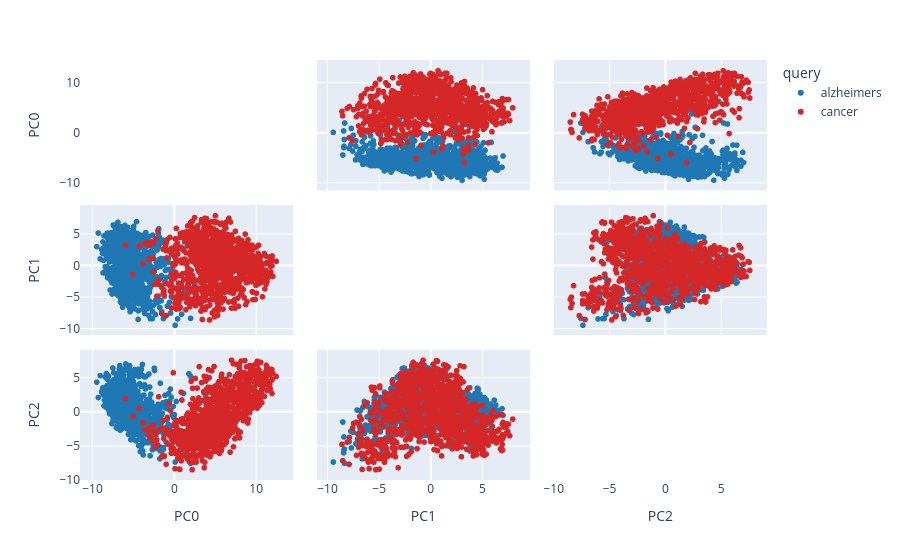

Here is the notebook cell this chart was saved with:
### Code cell
# https://plotly.com/python/pca-visualization/

labels = {
    str(i): f"PC {i+1} ({var:.1f}%)"
    for i, var in enumerate(pca.explained_variance_ratio_ * 100)
}

color_map = {
    "alzheimers": "#1f77b4",
    "cancer": "#d62728"
}

fig = px.scatter_matrix(
    embeddings_pca,
    labels=labels,
    dimensions=['PC0', 'PC1', 'PC2'],
    color='query',
    color_discrete_map=color_map
)

fig.update_traces(diagonal_visible=False)
fig.show()

### Figure 1 — Plotly figure (JSON) as saved in the notebook; plotly's stock layout.template omitted (floating-point values rounded to 4 significant figures; data arrays with more than 128 entries replaced by an {"elided": "..."} marker saying what was removed)
{"data": [{"diagonal": {"visible": false}, "dimensions": [{"axis": {"matches": true}, "label": "PC0", "values": {"elided": "996 float values"}}, {"axis": {"matches": true}, "label": "PC1", "values": {"elided": "996 float values"}}, {"axis": {"matches": true}, "label": "PC2", "values": {"elided": "996 float values"}}], "hovertemplate": "query=alzheimers<br>%{xaxis.title.text}=%{x}<br>%{yaxis.title.text}=%{y}<extra></extra>", "legendgroup": "alzheimers", "marker": {"color": "#1f77b4", "symbol": "circle"}, "name": "alzheimers", "showlegend": true, "type": "splom"}, {"diagonal": {"visible": false}, "dimensions": [{"axis": {"matches": true}, "label": "PC0", "values": {"elided": "1000 float values"}}, {"axis": {"matches": true}, "label": "PC1", "values": {"elided": "1000 float values"}}, {"axis": {"matches": true}, "label": "PC2", "values": {"elided": "1000 float values"}}], "hovertemplate": "query=cancer<br>%{xaxis.title.text}=%{x}<br>%{yaxis.title.text}=%{y}<extra></extra>", "legendgroup": "cancer", "marker": {"color": "#d62728", "symbol": "circle"}, "name": "cancer", "showlegend": true, "type": "splom"}], "layout": {"dragmode": "select", "legend": {"title": {"text": "query"}, "tracegroupgap": 0}, "margin": {"t": 60}}}
